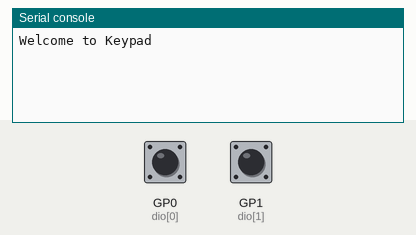
Recording of a program running on a simulated Raspberry Pi Pico running CircuitPython. On the bench: the last lines printed to the serial console. The inputs (shaded band) are chosen by the test bench; at power-on: GP0 (dio[0]) HIGH, GP1 (dio[1]) HIGH. USB keyboard and mouse output is not drawn.

Above: at 1.2 s.
1.3 s: GP0 (dio[0]) pulled LOW for 0.15 s
At 1.9 s:
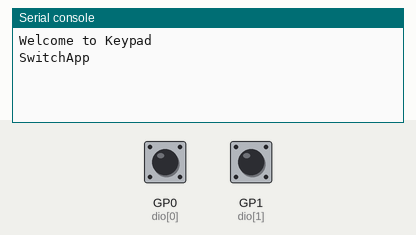
2.9 s: GP1 (dio[1]) pulled LOW for 0.15 s
At 4.3 s:
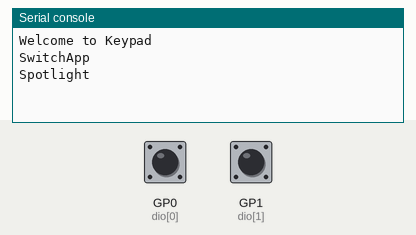

The program:

hid_simple_test.py
```python
import time
import board
from digitalio import DigitalInOut, Pull
import usb_hid

from adafruit_hid.keyboard import Keyboard
from adafruit_hid.keyboard import Keycode
from adafruit_debouncer import Debouncer

kbd = Keyboard(usb_hid.devices)

MODIFIER = Keycode.COMMAND

NUM_KEYS = 2

PINS = (
    board.GP0,
    board.GP1
)

KEYMAP = (
    ("SwitchApp", [MODIFIER, Keycode.TAB]),
    ("Spotlight", [MODIFIER, Keycode.SPACE]),
)

keys = []

for pin in PINS:
    dio = DigitalInOut(pin)
    dio.pull = Pull.UP
    keys.append(Debouncer(dio))

print("Welcome to Keypad")
while True:
    for i in range(NUM_KEYS):
        keys[i].update()
        if keys[i].fell:
            print(KEYMAP[i][0])
            kbd.send(*KEYMAP[i][1])
```

Measured:
- after the input at 1.3 s, the serial console: prints a new line at once (image 1)
- after the input at 2.9 s, the serial console: prints a new line at once (image 2)
